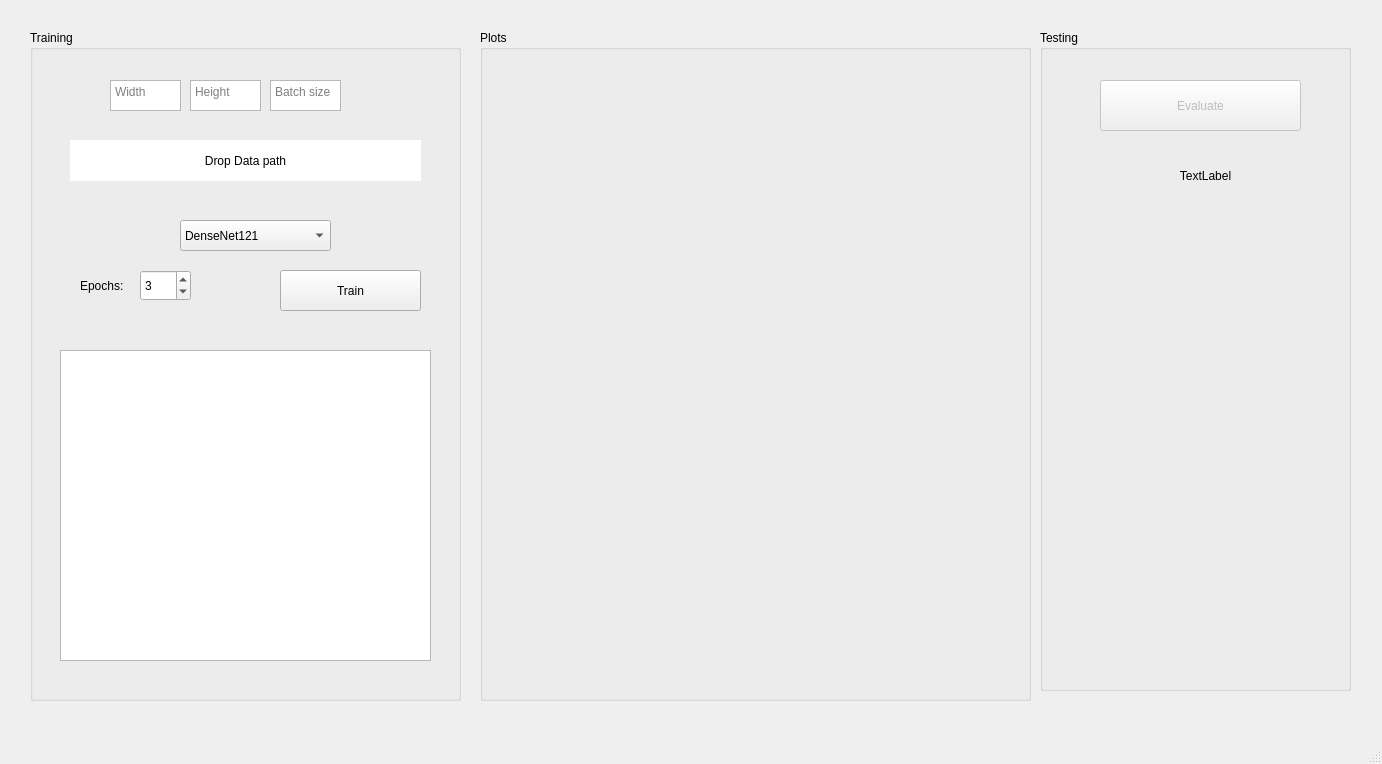
<?xml version="1.0" encoding="UTF-8"?>
<ui version="4.0">
 <class>MainWindow</class>
 <widget class="QMainWindow" name="MainWindow">
  <property name="geometry">
   <rect>
    <x>0</x>
    <y>0</y>
    <width>1382</width>
    <height>764</height>
   </rect>
  </property>
  <property name="windowTitle">
   <string>MainWindow</string>
  </property>
  <property name="animated">
   <bool>true</bool>
  </property>
  <widget class="QWidget" name="centralwidget">
   <widget class="QGroupBox" name="groupBox">
    <property name="geometry">
     <rect>
      <x>30</x>
      <y>30</y>
      <width>431</width>
      <height>671</height>
     </rect>
    </property>
    <property name="title">
     <string>Training</string>
    </property>
    <widget class="QTextEdit" name="height_txtbox">
     <property name="geometry">
      <rect>
       <x>160</x>
       <y>50</y>
       <width>71</width>
       <height>31</height>
      </rect>
     </property>
     <property name="html">
      <string>&lt;!DOCTYPE HTML PUBLIC &quot;-//W3C//DTD HTML 4.0//EN&quot; &quot;http://www.w3.org/TR/REC-html40/strict.dtd&quot;&gt;
&lt;html&gt;&lt;head&gt;&lt;meta name=&quot;qrichtext&quot; content=&quot;1&quot; /&gt;&lt;style type=&quot;text/css&quot;&gt;
p, li { white-space: pre-wrap; }
&lt;/style&gt;&lt;/head&gt;&lt;body style=&quot; font-family:'MS Shell Dlg 2'; font-size:7.8pt; font-weight:400; font-style:normal;&quot;&gt;
&lt;p align=&quot;center&quot; style=&quot;-qt-paragraph-type:empty; margin-top:0px; margin-bottom:0px; margin-left:0px; margin-right:0px; -qt-block-indent:0; text-indent:0px;&quot;&gt;&lt;br /&gt;&lt;/p&gt;&lt;/body&gt;&lt;/html&gt;</string>
     </property>
     <property name="placeholderText">
      <string>Height</string>
     </property>
    </widget>
    <widget class="QTextEdit" name="width_txtbox">
     <property name="geometry">
      <rect>
       <x>80</x>
       <y>50</y>
       <width>71</width>
       <height>31</height>
      </rect>
     </property>
     <property name="html">
      <string>&lt;!DOCTYPE HTML PUBLIC &quot;-//W3C//DTD HTML 4.0//EN&quot; &quot;http://www.w3.org/TR/REC-html40/strict.dtd&quot;&gt;
&lt;html&gt;&lt;head&gt;&lt;meta name=&quot;qrichtext&quot; content=&quot;1&quot; /&gt;&lt;style type=&quot;text/css&quot;&gt;
p, li { white-space: pre-wrap; }
&lt;/style&gt;&lt;/head&gt;&lt;body style=&quot; font-family:'MS Shell Dlg 2'; font-size:7.8pt; font-weight:400; font-style:normal;&quot;&gt;
&lt;p align=&quot;center&quot; style=&quot;-qt-paragraph-type:empty; margin-top:0px; margin-bottom:0px; margin-left:0px; margin-right:0px; -qt-block-indent:0; text-indent:0px;&quot;&gt;&lt;br /&gt;&lt;/p&gt;&lt;/body&gt;&lt;/html&gt;</string>
     </property>
     <property name="placeholderText">
      <string>Width</string>
     </property>
    </widget>
    <widget class="QComboBox" name="models_comboBox">
     <property name="geometry">
      <rect>
       <x>150</x>
       <y>190</y>
       <width>151</width>
       <height>31</height>
      </rect>
     </property>
     <property name="currentIndex">
      <number>0</number>
     </property>
     <property name="placeholderText">
      <string>Choose Arch</string>
     </property>
     <item>
      <property name="text">
       <string>DenseNet121</string>
      </property>
     </item>
     <item>
      <property name="text">
       <string>ResNet50</string>
      </property>
     </item>
    </widget>
    <widget class="QPushButton" name="train_button">
     <property name="geometry">
      <rect>
       <x>250</x>
       <y>240</y>
       <width>141</width>
       <height>41</height>
      </rect>
     </property>
     <property name="text">
      <string>Train</string>
     </property>
    </widget>
    <widget class="QLabel" name="label">
     <property name="geometry">
      <rect>
       <x>40</x>
       <y>110</y>
       <width>351</width>
       <height>41</height>
      </rect>
     </property>
     <property name="layoutDirection">
      <enum>Qt::LeftToRight</enum>
     </property>
     <property name="styleSheet">
      <string notr="true">background-color: rgb(255, 255, 255);</string>
     </property>
     <property name="text">
      <string>Drop Data path</string>
     </property>
     <property name="alignment">
      <set>Qt::AlignCenter</set>
     </property>
    </widget>
    <widget class="QTextEdit" name="batch_size_txtbox">
     <property name="geometry">
      <rect>
       <x>240</x>
       <y>50</y>
       <width>71</width>
       <height>31</height>
      </rect>
     </property>
     <property name="html">
      <string>&lt;!DOCTYPE HTML PUBLIC &quot;-//W3C//DTD HTML 4.0//EN&quot; &quot;http://www.w3.org/TR/REC-html40/strict.dtd&quot;&gt;
&lt;html&gt;&lt;head&gt;&lt;meta name=&quot;qrichtext&quot; content=&quot;1&quot; /&gt;&lt;style type=&quot;text/css&quot;&gt;
p, li { white-space: pre-wrap; }
&lt;/style&gt;&lt;/head&gt;&lt;body style=&quot; font-family:'MS Shell Dlg 2'; font-size:7.8pt; font-weight:400; font-style:normal;&quot;&gt;
&lt;p align=&quot;center&quot; style=&quot;-qt-paragraph-type:empty; margin-top:0px; margin-bottom:0px; margin-left:0px; margin-right:0px; -qt-block-indent:0; text-indent:0px;&quot;&gt;&lt;br /&gt;&lt;/p&gt;&lt;/body&gt;&lt;/html&gt;</string>
     </property>
     <property name="placeholderText">
      <string>Batch size</string>
     </property>
    </widget>
    <widget class="QSpinBox" name="epochs_spinBox">
     <property name="geometry">
      <rect>
       <x>110</x>
       <y>240</y>
       <width>51</width>
       <height>31</height>
      </rect>
     </property>
     <property name="value">
      <number>3</number>
     </property>
    </widget>
    <widget class="QLabel" name="label_2">
     <property name="geometry">
      <rect>
       <x>50</x>
       <y>240</y>
       <width>55</width>
       <height>31</height>
      </rect>
     </property>
     <property name="text">
      <string>Epochs:</string>
     </property>
    </widget>
    <widget class="QTextBrowser" name="textBrowser">
     <property name="geometry">
      <rect>
       <x>30</x>
       <y>320</y>
       <width>371</width>
       <height>311</height>
      </rect>
     </property>
    </widget>
   </widget>
   <widget class="QGroupBox" name="groupBox_2">
    <property name="geometry">
     <rect>
      <x>1040</x>
      <y>30</y>
      <width>311</width>
      <height>661</height>
     </rect>
    </property>
    <property name="title">
     <string>Testing</string>
    </property>
    <widget class="QPushButton" name="evaluate_button">
     <property name="enabled">
      <bool>false</bool>
     </property>
     <property name="geometry">
      <rect>
       <x>60</x>
       <y>50</y>
       <width>201</width>
       <height>51</height>
      </rect>
     </property>
     <property name="text">
      <string>Evaluate</string>
     </property>
    </widget>
    <widget class="QLabel" name="evaluation">
     <property name="geometry">
      <rect>
       <x>70</x>
       <y>110</y>
       <width>191</width>
       <height>71</height>
      </rect>
     </property>
     <property name="text">
      <string>TextLabel</string>
     </property>
     <property name="alignment">
      <set>Qt::AlignCenter</set>
     </property>
    </widget>
   </widget>
   <widget class="QGroupBox" name="groupBox_3">
    <property name="geometry">
     <rect>
      <x>480</x>
      <y>30</y>
      <width>551</width>
      <height>671</height>
     </rect>
    </property>
    <property name="title">
     <string>Plots</string>
    </property>
    <widget class="PlotWidget" name="loss_widget" native="true">
     <property name="geometry">
      <rect>
       <x>40</x>
       <y>40</y>
       <width>491</width>
       <height>301</height>
      </rect>
     </property>
    </widget>
    <widget class="PlotWidget" name="acc_widget" native="true">
     <property name="geometry">
      <rect>
       <x>40</x>
       <y>350</y>
       <width>491</width>
       <height>301</height>
      </rect>
     </property>
    </widget>
   </widget>
  </widget>
  <widget class="QMenuBar" name="menubar">
   <property name="geometry">
    <rect>
     <x>0</x>
     <y>0</y>
     <width>1382</width>
     <height>26</height>
    </rect>
   </property>
  </widget>
  <widget class="QStatusBar" name="statusbar"/>
 </widget>
 <customwidgets>
  <customwidget>
   <class>PlotWidget</class>
   <extends>QWidget</extends>
   <header>pyqtgraph</header>
   <container>1</container>
  </customwidget>
 </customwidgets>
 <resources/>
 <connections/>
</ui>
